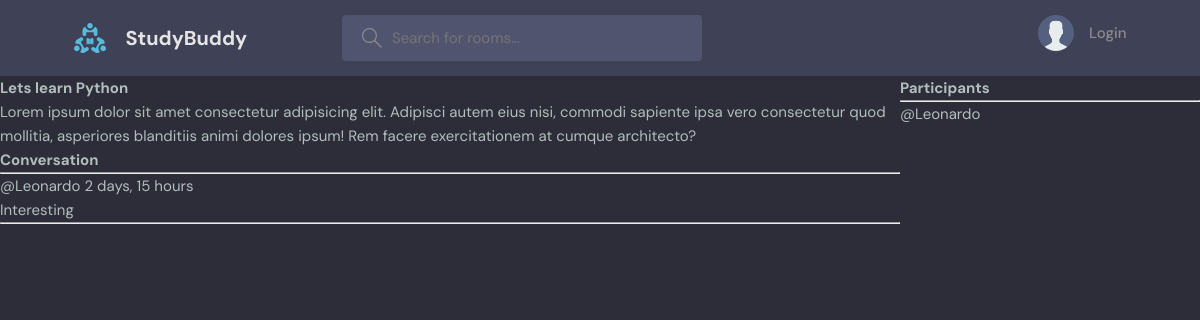
/room/1, run on the app's committed database.
### base/models.py (models this page shows, shortened)
class Room(models.Model):
    host = models.ForeignKey(User, on_delete=models.SET_NULL, null=True)
    topic = models.ForeignKey(Topic, on_delete=models.SET_NULL,null=True)
    name = models.CharField(max_length=200)
    description = models.TextField(null=True, blank=True)
    participants = models.ManyToManyField(User, related_name='participants', blank=True)
    updated = models.DateTimeField(auto_now=True)
    created = models.DateTimeField(auto_now_add=True)
    class Meta:
        ordering = ['-updated', '-created']

class Message(models.Model):
    user = models.ForeignKey(User, on_delete=models.CASCADE)
    room = models.ForeignKey(Room, on_delete=models.CASCADE)
    body = models.TextField()
    updated = models.DateTimeField(auto_now=True)
    created = models.DateTimeField(auto_now_add=True)
    class Meta:
        ordering = ['-updated', '-created']

### base/views.py (the view, shortened to what this page needs)
# urls.py: path('room/<int:id>', views.room, name='room'),
def room(request, id):
    room = Room.objects.get(id=id)
    room_messages = room.message_set.all().order_by('-created')
    participants = room.participants.all()
    context = {'room' : room, 'room_messages': room_messages, 'participants':participants}
    return render(request, 'base/room.html', context)

### base/templates/base/room.html (shortened to what this page needs)
{% extends "main.html" %}
{% block content %}
<div class="room-container">
    <div>
        <h1>{{room.name}}</h1>
        <p>{{ room.description }}</p>
        <div class="comment-wrapper">
            <h3>Conversation</h3>
            <hr>
            {% for message in room_messages %}
                <div>
                    <small>@{{ message.user }} {{ message.created | timesince }} </small>
                    <p>{{ message.body }}</p>
                    <hr>
                </div>
            {% endfor %}
        </div>
    </div>
    <div>
        <h3>Participants</h3>
        <hr>
        {% for user in participants %}
            <div>
                <p>@{{ user.username }}</p>
            </div>
        {% endfor %}
    </div>
</div>
{% endblock %}

### static/styles/style.css (style rules this page uses)
:root { --color-main: #71c6dd; --color-main-light: #e1f6fb; --color-dark: #3f4156; --color-dark-medium: #51546e; --color-dark-light: #696d97; --color-light: #e5e5e5; --color-gray: #8b8b8b; --color-light-gray: #b2bdbd; --color-bg: #2d2d39; --color-success: #5dd693; --color-error: #fc4b0b; }
* { font-family: "DM Sans", -apple-system, BlinkMacSystemFont, "Segoe UI", Roboto, Oxygen, Ubuntu, Cantarell, "Open Sans", "Helvetica Neue", sans-serif; margin: 0; padding: 0; box-sizing: border-box; text-rendering: optimizeLegibility; font-size: inherit; }
html { font-size: 56.25%; }
@media only screen and (min-width: 1200px) { html { font-size: 62.5%; } }
body { line-height: 1.6; font-weight: 400; font-size: 1.5rem; color: var(--color-light-gray); background-color: var(--color-bg); min-height: 100vh; }

### base/templates/base/room.html (style rules this page uses)
.room-container { display: grid; grid-template-columns: 3fr 1fr; }

### data on the page
Room: name "Lets learn Python", description "Lorem ipsum dolor sit amet consectetur adipisicing elit. Adipisci autem eius nisi, commodi sapiente ipsa vero consectetur quod mollitia, asperiores blanditiis animi dolores ipsum! Rem facere exercitationem at cumque architecto?"
Message: user "Leonardo", created "2 days, 15 hours", body "Interesting"

### other printed values
{{ user.username }} "Leonardo"
